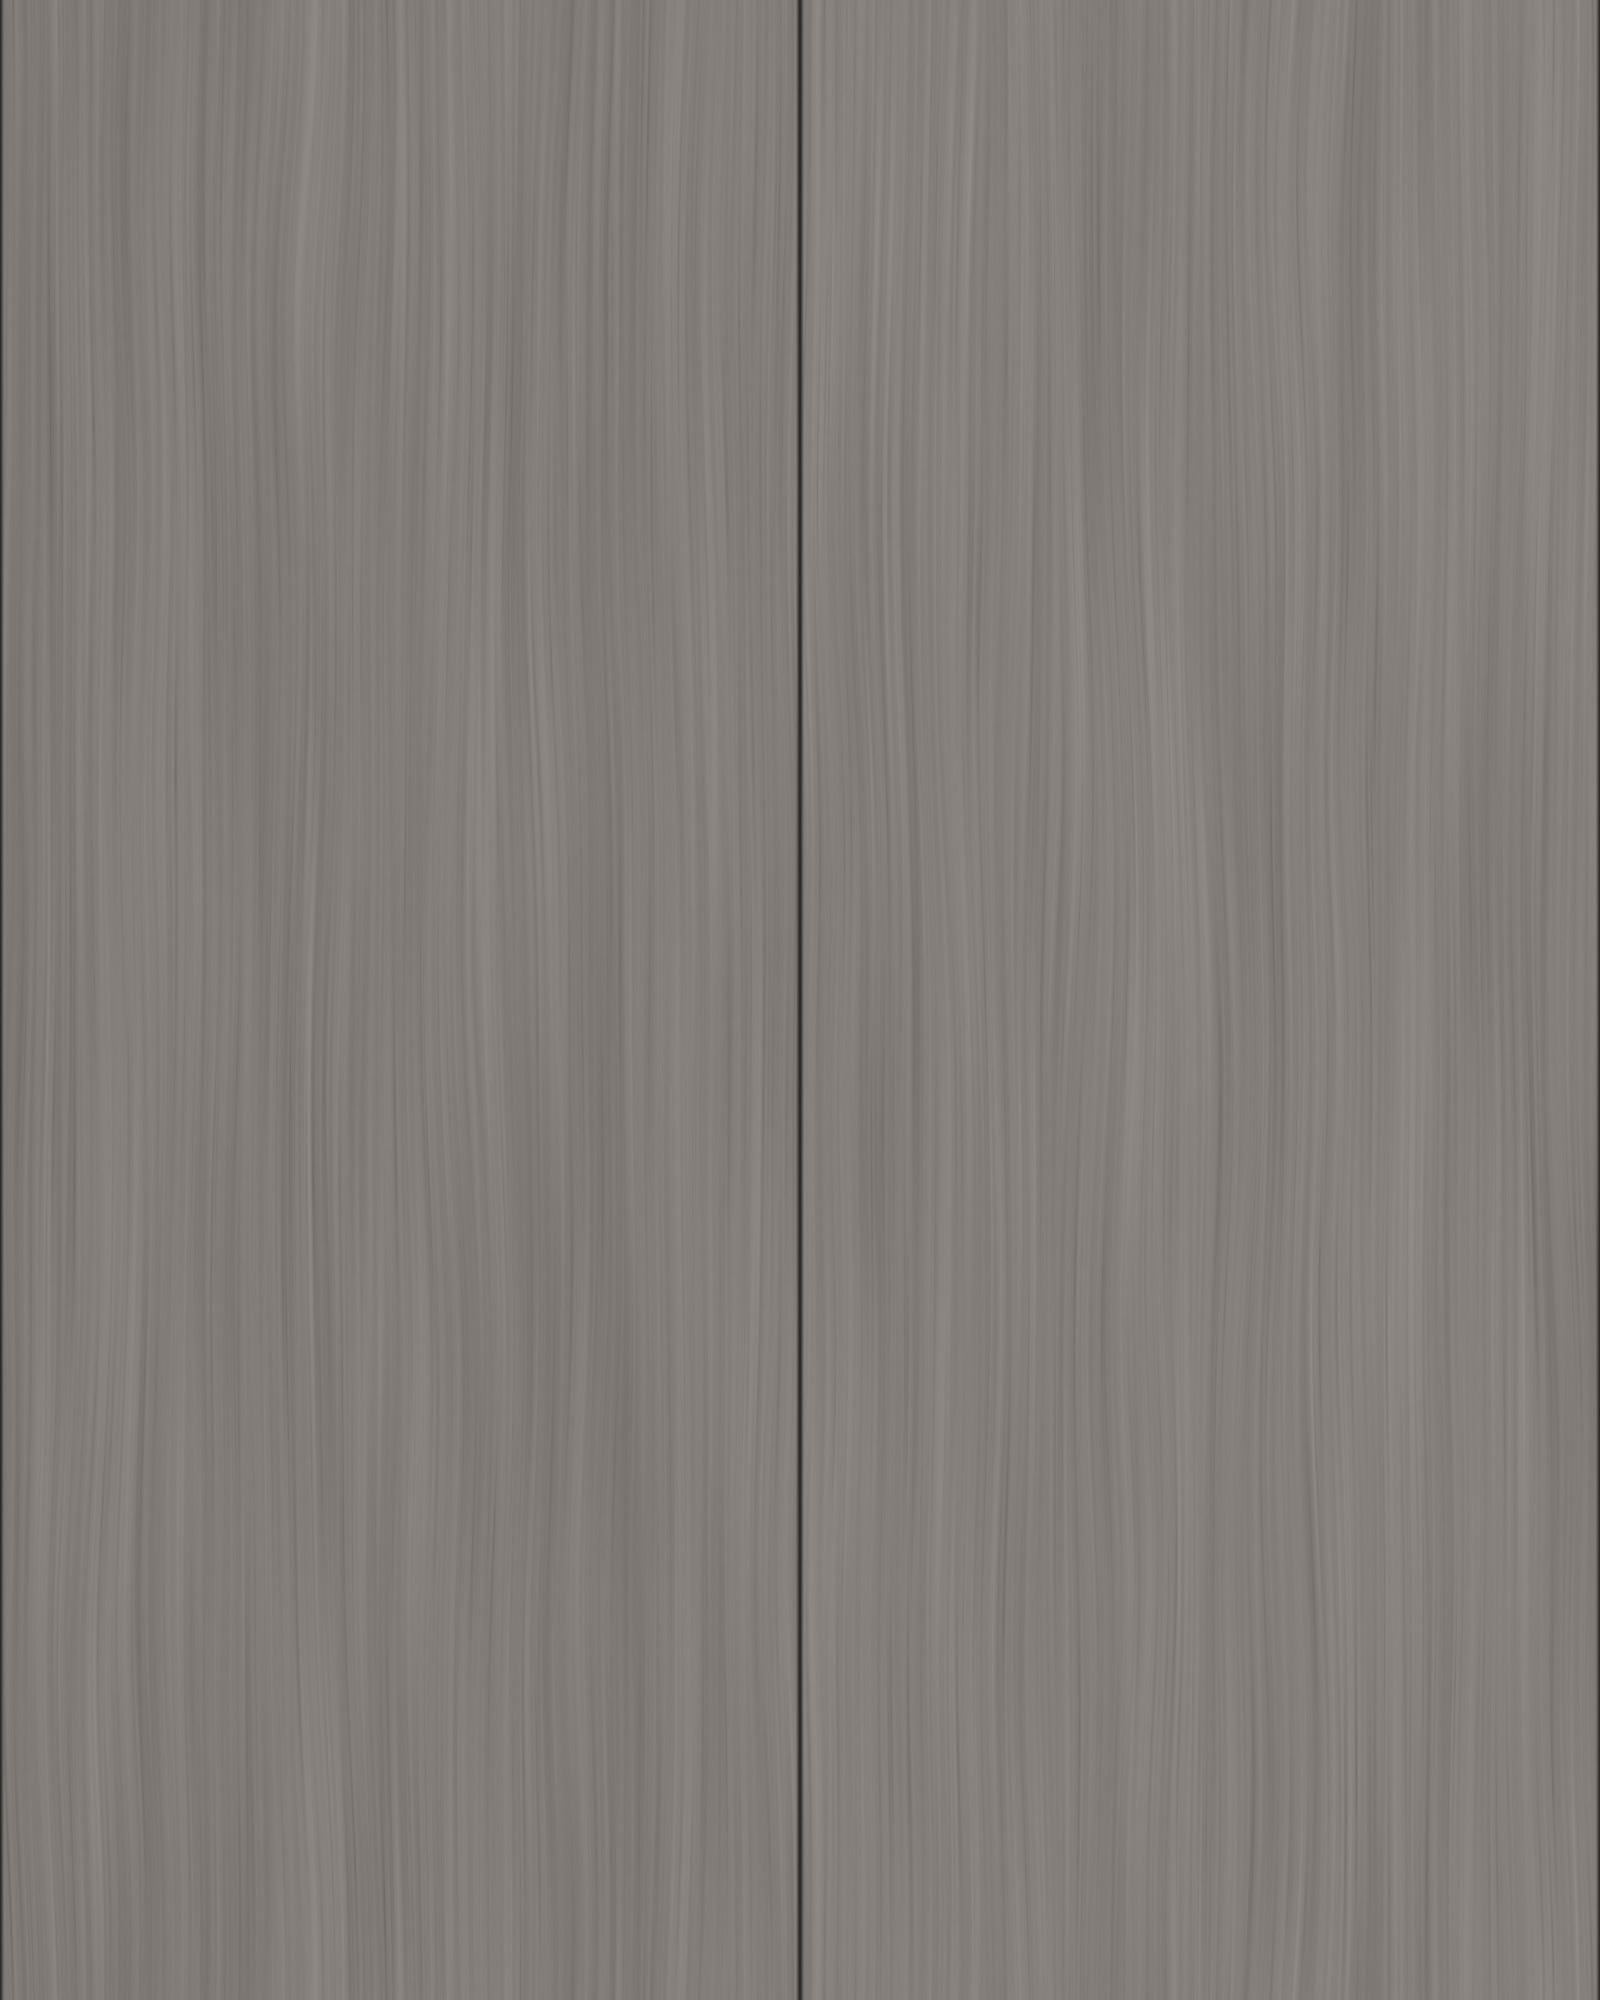

Write Python code to recreate this figure.
import json
from pathlib import Path

import numpy as np
from PIL import Image, ImageDraw
from scipy.ndimage import gaussian_filter, map_coordinates

ROOT = Path(__file__).resolve().parent
W, H = 1600, 2000
WIDTH_MM, HEIGHT_MM = 600.0, 750.0
rng = np.random.default_rng(4107)


def noise(sy, sx):
    a = gaussian_filter(rng.standard_normal((H, W)).astype(np.float32), (sy, sx), mode='wrap')
    return a / max(float(a.std()), 1e-8)


def save(name, a):
    Image.fromarray(np.clip(np.rint(a), 0, 255).astype(np.uint8)).save(ROOT / name)


# Sample only veneer, away from the black edge, props and strong cast shadows.
photo = np.asarray(Image.open(ROOT / 'main.jpg').convert('RGB'), dtype=np.float32)
samples = np.concatenate([photo[250:550, 850:1350].reshape(-1, 3),
                          photo[600:850, 1050:1450].reshape(-1, 3)])
base = np.median(samples, axis=0)
y, x = np.mgrid[:H, :W].astype(np.float32)
warp = 4.5 * noise(160, 36) + 1.8 * np.sin(2 * np.pi * y / H)
coords = [y, np.mod(x + warp, W)]
fibres = map_coordinates(noise(100, 0.7), coords, order=1, mode='grid-wrap')
long_grain = map_coordinates(noise(240, 2.6), coords, order=1, mode='grid-wrap')
broad_grain = map_coordinates(noise(150, 14), coords, order=1, mode='grid-wrap')
pores = np.maximum(-fibres - 0.9, 0) * np.clip(0.65 + 0.22 * noise(17, 1.0), 0, 1)
fine = noise(2.8, 0.45)
variation = 2.3 * fibres + 2.6 * long_grain + 1.7 * broad_grain - 3.1 * pores + 0.6 * fine
panel_index = (x // (W / 2)).astype(int)
panel_tone = np.array([-1.2, 1.2])[panel_index]
wood = base[None, None, :] + (variation + panel_tone)[..., None] * np.array([1.0, 0.98, 0.94])

# Butt joints are 90-degree V profiles, not slots through the entire 9mm panel.
x_mm = (x + 0.5) * WIDTH_MM / W
joint_distance = np.abs((x_mm + 150) % 300 - 150)
chamfer = np.clip((1.5 - joint_distance) / 1.5, 0, 1)
felt = np.array([30.0, 30.0, 29.0]) + noise(0.6, 0.6)[..., None] * 1.1
color = wood * (1 - chamfer[..., None]) + felt * chamfer[..., None]
height_mm = 9.0 - 1.5 * chamfer + (0.006 * fibres - 0.008 * pores + 0.002 * fine) * (1 - chamfer)
dx = (np.roll(height_mm, -1, axis=1) - np.roll(height_mm, 1, axis=1)) / (2 * WIDTH_MM / W)
dy = (np.roll(height_mm, -1, axis=0) - np.roll(height_mm, 1, axis=0)) / (2 * HEIGHT_MM / H)
# Image rows point down; the OpenGL tangent Y axis points up.
normals = np.stack([-dx, dy, np.ones_like(dx)], axis=-1)
normals /= np.linalg.norm(normals, axis=-1, keepdims=True)
save('texture.png', color)
save('normal.png', (normals * 0.5 + 0.5) * 255)
metadata = {
    'repeatWidthIn': WIDTH_MM / 25.4,
    'repeatHeightIn': HEIGHT_MM / 25.4,
    'depthIn': 9 / 25.4,
    'note': 'Manufacturer spec overrides photo estimates: two 300mm (11.811in) pitches, each a continuous 297mm (11.693in) veneer face with no internal slats and a 3mm (0.118in) wide, 1.5mm deep 90-degree V reveal at joins, on 9mm black felt; the tile spans 600 x 750mm without horizontal end joints. Grey oak tone is sampled from main.jpg, rather than the spec\'s White Oak/Walnut finish names or other gallery colors; the spec says Accent cannot wrap a column (standard UltraLight Slat is required), and 94.49in panels do not span a 10ft wall height.'
}
(ROOT / 'texture.json').write_text(json.dumps(metadata, indent=2) + '\n')
light = np.array([-0.48, 0.55, 0.68])
light /= np.linalg.norm(light)
illumination = 0.28 + 0.72 * np.maximum(normals @ light, 0)
shade = np.clip(185 * illumination[..., None] * np.array([0.98, 0.99, 1.0]), 0, 255)
preview = Image.new('RGB', (1960, 1240), '#e9e7e3')
draw = ImageDraw.Draw(preview)
for name, pixels, left in [('Color map: 3 x 3', color, 20), ('Normal map shaded: upper-left light, 3 x 3', shade, 1000)]:
    tile = Image.fromarray(np.clip(pixels, 0, 255).astype(np.uint8)).resize((312, 390), Image.Resampling.LANCZOS)
    draw.text((left, 12), name, fill='#242424')
    for row in range(3):
        for col in range(3):
            preview.paste(tile, (left + col * 312, 40 + row * 390))
preview.save(ROOT / 'preview.png')

assert W / H == WIDTH_MM / HEIGHT_MM
assert np.isfinite(normals).all()
for axis, label in [(0, 'vertical'), (1, 'horizontal')]:
    edge = np.abs(np.take(color, 0, axis=axis) - np.take(color, -1, axis=axis)).mean()
    neighbor = np.abs(color - np.roll(color, 1, axis=axis)).mean()
    print(f'{label} seam mean RGB step: {edge:.3f}; average adjacent step: {neighbor:.3f}')
print(f'Veneer sample RGB: {base.tolist()}')
print(f'Wrote 1600 x 2000 maps, {WIDTH_MM / 25.4:.6f} x {HEIGHT_MM / 25.4:.6f} inches, and preview.png')
